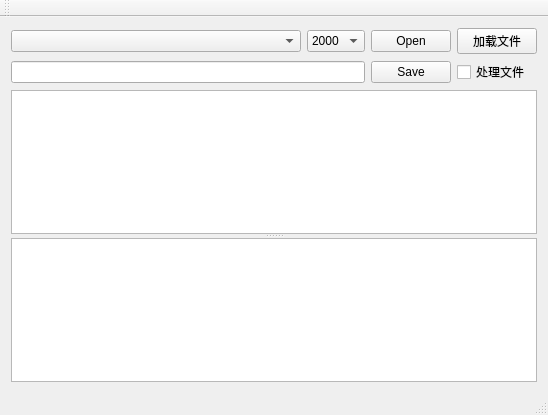
<?xml version="1.0" encoding="UTF-8"?>
<ui version="4.0">
 <class>MainWindow</class>
 <widget class="QMainWindow" name="MainWindow">
  <property name="geometry">
   <rect>
    <x>0</x>
    <y>0</y>
    <width>548</width>
    <height>415</height>
   </rect>
  </property>
  <property name="windowTitle">
   <string>MainWindow</string>
  </property>
  <widget class="QWidget" name="centralWidget">
   <layout class="QGridLayout" name="gridLayout" columnstretch="1,0,0,0">
    <item row="0" column="0">
     <widget class="QComboBox" name="cBox_seralSW"/>
    </item>
    <item row="0" column="1">
     <widget class="QComboBox" name="cBox_gyroRange">
      <item>
       <property name="text">
        <string>2000</string>
       </property>
      </item>
      <item>
       <property name="text">
        <string>250</string>
       </property>
      </item>
      <item>
       <property name="text">
        <string>62.5</string>
       </property>
      </item>
     </widget>
    </item>
    <item row="0" column="2">
     <widget class="QPushButton" name="pButtonOpen">
      <property name="text">
       <string>Open</string>
      </property>
     </widget>
    </item>
    <item row="0" column="3">
     <widget class="QPushButton" name="pButtonImport">
      <property name="text">
       <string>加载文件</string>
      </property>
     </widget>
    </item>
    <item row="1" column="2">
     <widget class="QPushButton" name="pButtonSave">
      <property name="text">
       <string>Save</string>
      </property>
     </widget>
    </item>
    <item row="1" column="3">
     <widget class="QCheckBox" name="cBoxFileProcess">
      <property name="text">
       <string>处理文件</string>
      </property>
     </widget>
    </item>
    <item row="2" column="0" colspan="4">
     <widget class="QSplitter" name="splitter">
      <property name="orientation">
       <enum>Qt::Vertical</enum>
      </property>
      <widget class="QTextEdit" name="tEdit_Gro">
       <property name="font">
        <font>
         <pointsize>11</pointsize>
         <weight>75</weight>
         <bold>true</bold>
        </font>
       </property>
      </widget>
      <widget class="QTextEdit" name="tEdit_log"/>
     </widget>
    </item>
    <item row="1" column="0" colspan="2">
     <widget class="QLineEdit" name="lEditFileName"/>
    </item>
   </layout>
  </widget>
  <widget class="QMenuBar" name="menuBar">
   <property name="geometry">
    <rect>
     <x>0</x>
     <y>0</y>
     <width>548</width>
     <height>23</height>
    </rect>
   </property>
  </widget>
  <widget class="QToolBar" name="mainToolBar">
   <attribute name="toolBarArea">
    <enum>TopToolBarArea</enum>
   </attribute>
   <attribute name="toolBarBreak">
    <bool>false</bool>
   </attribute>
  </widget>
  <widget class="QStatusBar" name="statusBar"/>
 </widget>
 <layoutdefault spacing="6" margin="11"/>
 <resources/>
 <connections/>
</ui>
